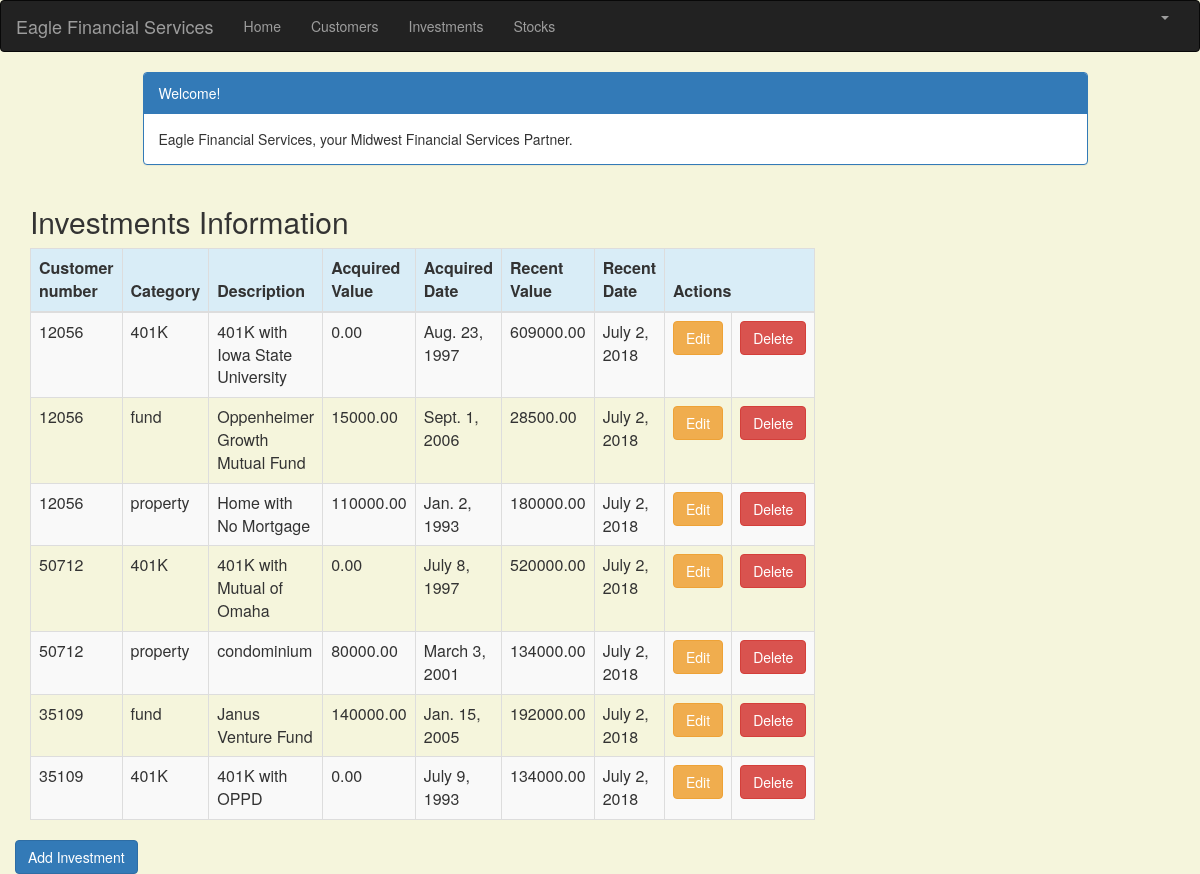
Page /investment_list (signed in) on the committed database.
### portfolio/models.py (models this page shows, shortened)
class Investment(models.Model):
    customer = models.ForeignKey(Customer, on_delete=models.CASCADE, related_name='investments')
    category = models.CharField(max_length=50)
    description = models.CharField(max_length=200)
    acquired_value = models.DecimalField(max_digits=10, decimal_places=2)
    acquired_date = models.DateField(default=timezone.now)
    recent_value = models.DecimalField(max_digits=10, decimal_places=2)
    recent_date = models.DateField(default=timezone.now, blank=True, null=True)

class Customer(models.Model):
    name = models.CharField(max_length=50)
    address = models.CharField(max_length=200)
    cust_number = models.IntegerField(blank=False, null=False)
    city = models.CharField(max_length=50)
    state = models.CharField(max_length=50)
    zipcode = models.CharField(max_length=10)
    email = models.EmailField(max_length=200)
    cell_phone = models.CharField(max_length=50)
    created_date = models.DateTimeField(
        default=timezone.now)
    updated_date = models.DateTimeField(auto_now_add=True)
    def __str__(self):
        return str(self.cust_number)

### portfolio/views.py (the view)
# urls.py: path('investment_list', views.investment_list, name='investment_list'),
@login_required
def investment_list(request):
   investments = Investment.objects.filter(acquired_date__lte=timezone.now())
   return render(request, 'portfolio/investment_list.html', {'investments': investments})

### portfolio/templates/portfolio/investment_list.html (shortened to what this page needs)
{% extends 'portfolio/base.html' %}
{% block content %}
    <html>
    <head>
        <link rel="stylesheet" href="https://maxcdn.bootstrapcdn.com/bootstrap/3.3.4/css/bootstrap.min.css">
    </head>
    <body>
    <div class="container">
        <div class="row">
            <div class="col-md-10 col-md-offset-1">
                <div class="panel panel-primary">
                    <div class="panel-heading">Welcome!</div>
                    <div class="panel-body">
                        Eagle Financial Services, your Midwest Financial Services Partner.
                    </div>
                </div>
            </div>
        </div>
    </div>
    <div class="row">
        <h2 style="padding-left: 15Px">Investments Information</h2>
    </div>
    <div>
        <table class="table table-striped table-bordered table-hover">
            <thead>
            <tr class="bg-info">
                <th>Customer number</th>
                <th>Category</th>
                <th>Description</th>
                <th>Acquired Value</th>
                <th>Acquired Date</th>
                <th>Recent Value</th>
                <th>Recent Date</th>
                <th colspan="3">Actions</th>
            </tr>
            </thead>
            <tbody>
            {% for investment in investments %}
                <tr>
                    <td>{{ investment.customer }}</td>
                    <td>{{ investment.category }}</td>
                    <td>{{ investment.description }}</td>
                    <td>{{ investment.acquired_value }}</td>
                    <td>{{ investment.acquired_date }}</td>
                    <td>{{ investment.recent_value }}</td>
                    <td>{{ investment.recent_date }}</td>
                     <td><a href="{% url 'portfolio:investment_edit' pk=investment.pk %}"
                           class="btn btn-warning">Edit</a></td>
                     <td><a href="{% url 'portfolio:investment_delete' pk=investment.pk %}"
                           onclick="return confirm('Are you sure you want to delete?')"
                           class="btn btn-danger">Delete</a>
                    </td>
                </tr>
            {% endfor %}
            </tbody>
        </table>
     <div class="row">
         <a href="{% url 'portfolio:investment_new' %}" class="row"><span
                    class="btn btn-primary">Add Investment</span></a>
     </div>
    </div>
    </body>
    </html>
{% endblock %}

### portfolio/templates/portfolio/investment_list.html (style rules this page uses)
body { background-color: beige; }

### rows in the picture
Investment: customer "12056", category "401K", description "401K with Iowa State University", acquired_value "0.00", acquired_date "Aug. 23, 1997", recent_value "609000.00", recent_date "July 2, 2018"
Investment: customer "12056", category "fund", description "Oppenheimer Growth Mutual Fund", acquired_value "15000.00", acquired_date "Sept. 1, 2006", recent_value "28500.00", recent_date "July 2, 2018"
Investment: customer "12056", category "property", description "Home with No Mortgage", acquired_value "110000.00", acquired_date "Jan. 2, 1993", recent_value "180000.00", recent_date "July 2, 2018"
Investment: customer "50712", category "401K", description "401K with Mutual of Omaha", acquired_value "0.00", acquired_date "July 8, 1997", recent_value "520000.00", recent_date "July 2, 2018"
Investment: customer "50712", category "property", description "condominium", acquired_value "80000.00", acquired_date "March 3, 2001", recent_value "134000.00", recent_date "July 2, 2018"
Investment: customer "35109", category "fund", description "Janus Venture Fund", acquired_value "140000.00", acquired_date "Jan. 15, 2005", recent_value "192000.00", recent_date "July 2, 2018"
Investment: customer "35109", category "401K", description "401K with OPPD", acquired_value "0.00", acquired_date "July 9, 1993", recent_value "134000.00", recent_date "July 2, 2018"
